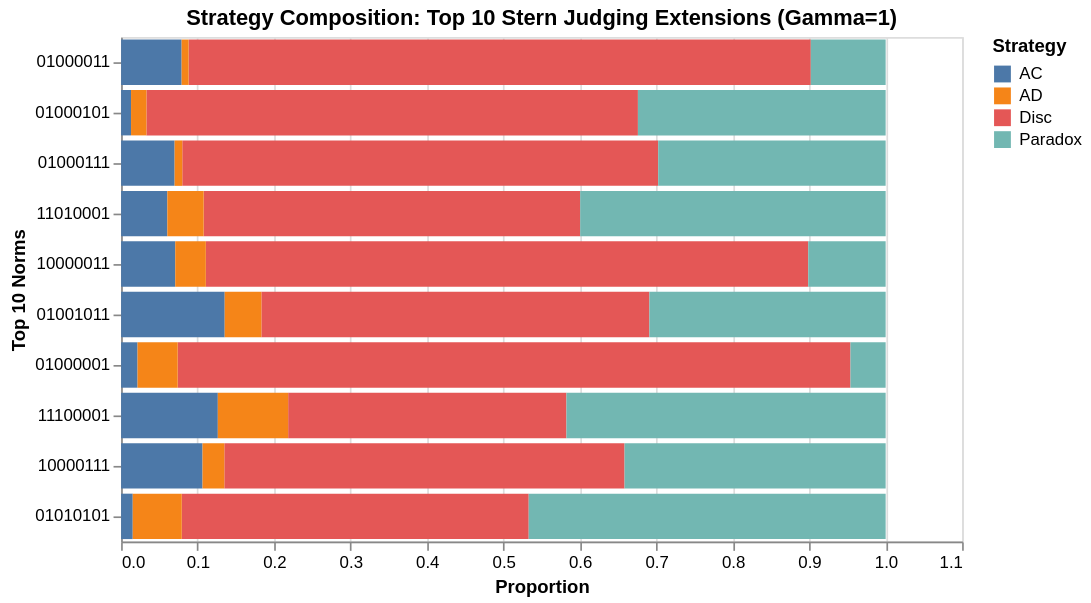

Notebook code for this chart:
### Code cell
def get_top_10_robust(df, base_norm_name, gamma):
    temp_df = df.copy()
    if temp_df['average_cooperation'].max() > 1.1:
        temp_df['average_cooperation'] = temp_df['average_cooperation'] / 100.0

    # Filter
    mask = (
        (temp_df['base_social_norm'] == base_norm_name) & 
        (temp_df['gamma_center'] == gamma) &
        (temp_df['Z'] == 40) & (temp_df['q'] == 1) &
        (temp_df['Emotion_Leniency'] != 1) &
        (temp_df['8bit_vector'].isin(unique_norms_str))
    )
    subset = temp_df[mask]

    # Aggregate
    # We use 'mean' for everything. 
    # If a norm has at least one run, it will be included.
    top_10 = subset.groupby('8bit_vector').agg({
        'average_cooperation': 'mean',
        'ALWAYS_COOPERATE': 'mean',
        'DISCRIMINATE': 'mean',
        'ALWAYS_DEFECT': 'mean',
        'PARADOXICALLY_DISC': 'mean',
        'EmotionProfile.COOPERATIVE': 'mean',
        'EmotionProfile.COMPETITIVE': 'mean'
    }).nlargest(10, 'average_cooperation').reset_index()
    
    # Rename for melting
    top_10.columns = ['8bit_vector', 'avg_coop', 'AC', 'Disc', 'AD', 'Paradox', 'Emo_Coop', 'Emo_Comp']
    return top_10

# Get the data
top_10 = get_top_10_robust(merged_df, "Stern Judging", gamma=1)

# Reshape for Strategy Chart
strat_melted = top_10.melt(
    id_vars='8bit_vector', 
    value_vars=['AC', 'Disc', 'AD', 'Paradox'],
    var_name='Strategy', value_name='Frequency'
)

# Plotting
chart = alt.Chart(strat_melted).mark_bar().encode(
    y=alt.Y('8bit_vector:N', sort='-x', title='Top 10 Norms'),
    x=alt.X('Frequency:Q', title='Proportion'),
    color=alt.Color('Strategy:N', scale=alt.Scale(scheme='tableau10')),
    tooltip=['8bit_vector', 'Strategy', 'Frequency']
).properties(
    title=f"Strategy Composition: Top 10 {target_base_norm} Extensions (Gamma=1)",
    width=500, height=300
)

chart.display()

### Figure 1 — Vega-Lite specification as saved in the notebook (floating-point values rounded to 4 significant figures)
{"config": {"view": {"continuousWidth": 300, "continuousHeight": 300}}, "data": {"name": "data-60dda32fbc1122661730bad2bcb123f3"}, "mark": {"type": "bar"}, "encoding": {"color": {"field": "Strategy", "scale": {"scheme": "tableau10"}, "type": "nominal"}, "tooltip": [{"field": "8bit_vector", "type": "nominal"}, {"field": "Strategy", "type": "nominal"}, {"field": "Frequency", "type": "quantitative"}], "x": {"field": "Frequency", "title": "Proportion", "type": "quantitative"}, "y": {"field": "8bit_vector", "sort": "-x", "title": "Top 10 Norms", "type": "nominal"}}, "height": 300, "title": "Strategy Composition: Top 10 Stern Judging Extensions (Gamma=1)", "width": 500, "$schema": "https://vega.github.io/schema/vega-lite/v6.1.0.json", "datasets": {"data-60dda32fbc1122661730bad2bcb123f3": [{"8bit_vector": "01000101", "Strategy": "AC", "Frequency": 0.01299}, {"8bit_vector": "01000011", "Strategy": "AC", "Frequency": 0.07917}, {"8bit_vector": "01000111", "Strategy": "AC", "Frequency": 0.07}, {"8bit_vector": "11010001", "Strategy": "AC", "Frequency": 0.0605}, {"8bit_vector": "10000011", "Strategy": "AC", "Frequency": 0.07083}, {"8bit_vector": "01001011", "Strategy": "AC", "Frequency": 0.1355}, {"8bit_vector": "01000001", "Strategy": "AC", "Frequency": 0.0215}, {"8bit_vector": "11100001", "Strategy": "AC", "Frequency": 0.1265}, {"8bit_vector": "10000111", "Strategy": "AC", "Frequency": 0.1065}, {"8bit_vector": "01010101", "Strategy": "AC", "Frequency": 0.01522}, {"8bit_vector": "01000101", "Strategy": "Disc", "Frequency": 0.6429}, {"8bit_vector": "01000011", "Strategy": "Disc", "Frequency": 0.8138}, {"8bit_vector": "01000111", "Strategy": "Disc", "Frequency": 0.6225}, {"8bit_vector": "11010001", "Strategy": "Disc", "Frequency": 0.4925}, {"8bit_vector": "10000011", "Strategy": "Disc", "Frequency": 0.7879}, {"8bit_vector": "01001011", "Strategy": "Disc", "Frequency": 0.5075}, {"8bit_vector": "01000001", "Strategy": "Disc", "Frequency": 0.88}, {"8bit_vector": "11100001", "Strategy": "Disc", "Frequency": 0.364}, {"8bit_vector": "10000111", "Strategy": "Disc", "Frequency": 0.5235}, {"8bit_vector": "01010101", "Strategy": "Disc", "Frequency": 0.4538}, {"8bit_vector": "01000101", "Strategy": "AD", "Frequency": 0.02013}, {"8bit_vector": "01000011", "Strategy": "AD", "Frequency": 0.009167}, {"8bit_vector": "01000111", "Strategy": "AD", "Frequency": 0.01}, {"8bit_vector": "11010001", "Strategy": "AD", "Frequency": 0.0475}, {"8bit_vector": "10000011", "Strategy": "AD", "Frequency": 0.04}, {"8bit_vector": "01001011", "Strategy": "AD", "Frequency": 0.048}, {"8bit_vector": "01000001", "Strategy": "AD", "Frequency": 0.0525}, {"8bit_vector": "11100001", "Strategy": "AD", "Frequency": 0.092}, {"8bit_vector": "10000111", "Strategy": "AD", "Frequency": 0.0285}, {"8bit_vector": "01010101", "Strategy": "AD", "Frequency": 0.06413}, {"8bit_vector": "01000101", "Strategy": "Paradox", "Frequency": 0.324}, {"8bit_vector": "01000011", "Strategy": "Paradox", "Frequency": 0.09792}, {"8bit_vector": "01000111", "Strategy": "Paradox", "Frequency": 0.2975}, {"8bit_vector": "11010001", "Strategy": "Paradox", "Frequency": 0.3995}, {"8bit_vector": "10000011", "Strategy": "Paradox", "Frequency": 0.1013}, {"8bit_vector": "01001011", "Strategy": "Paradox", "Frequency": 0.309}, {"8bit_vector": "01000001", "Strategy": "Paradox", "Frequency": 0.046}, {"8bit_vector": "11100001", "Strategy": "Paradox", "Frequency": 0.4175}, {"8bit_vector": "10000111", "Strategy": "Paradox", "Frequency": 0.3415}, {"8bit_vector": "01010101", "Strategy": "Paradox", "Frequency": 0.4668}]}}
